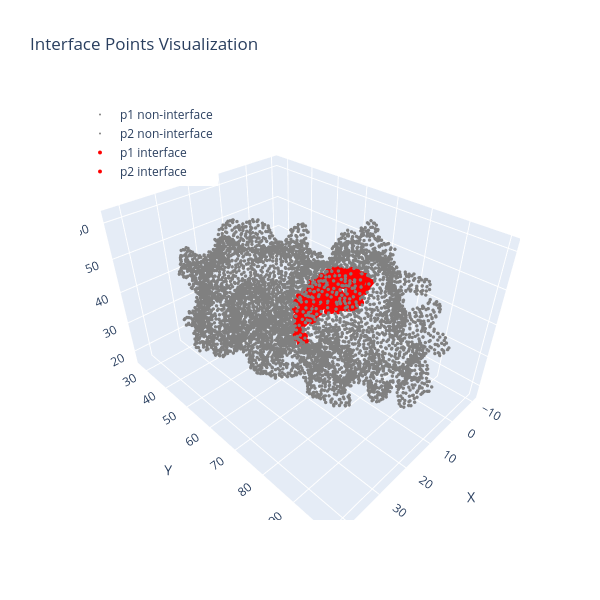

Source (notebook cell):
### Code cell
# Make a 3D plotly plot of the interface points, color non-interface points grey, interface points red

import plotly.graph_objects as go

# Identify interface and non-interface indices for p1 and p2
p1_interface_indices = interface_points['p1_index'].values
p2_interface_indices = interface_points['p2_index'].values


p1_non_interface_indices = np.setdiff1d(np.arange(len(p1_coords)), p1_interface_indices)
p2_non_interface_indices = np.setdiff1d(np.arange(len(p2_coords)), p2_interface_indices)

fig = go.Figure()

# Plot p1 non-interface points (grey)
fig.add_trace(go.Scatter3d(
    x=p1_coords[p1_non_interface_indices, 0],
    y=p1_coords[p1_non_interface_indices, 1],
    z=p1_coords[p1_non_interface_indices, 2],
    mode='markers',
    marker=dict(color='grey', size=2),
    name='p1 non-interface'
))

# Plot p2 non-interface points (grey)
fig.add_trace(go.Scatter3d(
    x=p2_coords[p2_non_interface_indices, 0],
    y=p2_coords[p2_non_interface_indices, 1],
    z=p2_coords[p2_non_interface_indices, 2],
    mode='markers',
    marker=dict(color='grey', size=2),
    name='p2 non-interface'
))

# Plot p1 interface points (red)
fig.add_trace(go.Scatter3d(
    x=p1_coords[p1_interface_indices, 0],
    y=p1_coords[p1_interface_indices, 1],
    z=p1_coords[p1_interface_indices, 2],
    mode='markers',
    marker=dict(color='red', size=4),
    name='p1 interface'
))

# Plot p2 interface points (red)
fig.add_trace(go.Scatter3d(
    x=p2_coords[p2_interface_indices, 0],
    y=p2_coords[p2_interface_indices, 1],
    z=p2_coords[p2_interface_indices, 2],
    mode='markers',
    marker=dict(color='red', size=4),
    name='p2 interface'
))

fig.update_layout(
    scene=dict(
        xaxis_title='X',
        yaxis_title='Y',
        zaxis_title='Z',
    ),
    title="Interface Points Visualization",
    legend=dict(x=0, y=1),
    width=600,
    height=600
)

fig.show()

### Figure 1 — Plotly figure (JSON) as saved in the notebook; plotly's stock layout.template omitted (floating-point values rounded to 4 significant figures; data arrays with more than 128 entries replaced by an {"elided": "..."} marker saying what was removed)
{"data": [{"marker": {"color": "grey", "size": 2}, "mode": "markers", "name": "p1 non-interface", "type": "scatter3d", "x": {"elided": "3059 float values"}, "y": {"elided": "3059 float values"}, "z": {"elided": "3059 float values"}}, {"marker": {"color": "grey", "size": 2}, "mode": "markers", "name": "p2 non-interface", "type": "scatter3d", "x": {"elided": "3098 float values"}, "y": {"elided": "3098 float values"}, "z": {"elided": "3098 float values"}}, {"marker": {"color": "red", "size": 4}, "mode": "markers", "name": "p1 interface", "type": "scatter3d", "x": {"elided": "196 float values"}, "y": {"elided": "196 float values"}, "z": {"elided": "196 float values"}}, {"marker": {"color": "red", "size": 4}, "mode": "markers", "name": "p2 interface", "type": "scatter3d", "x": {"elided": "196 float values"}, "y": {"elided": "196 float values"}, "z": {"elided": "196 float values"}}], "layout": {"height": 600, "legend": {"x": 0, "y": 1}, "scene": {"xaxis": {"title": {"text": "X"}}, "yaxis": {"title": {"text": "Y"}}, "zaxis": {"title": {"text": "Z"}}}, "title": {"text": "Interface Points Visualization"}, "width": 600}}
